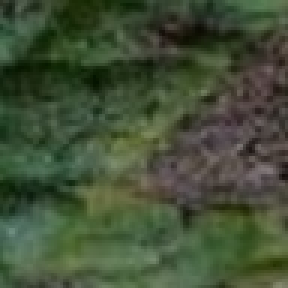
#> input picture tomato-disease-ai/patch_dataset/train/early_blight/0ae44a6c-1213-4312-a11b-c7c5d4e585d0___RS_Erly.B 9442_patch_5.jpg, 96 x 96 px, found by its file name (shown 3 times larger); its folder holds only this picture in this run
$ python segment_all_images.py
#> lines starting #> are read from the running program, lines starting #| are printed output that depends on the picture; after the words box and inside, x2 and y2 are one past the last pixel; in counts of white or black regions, pixels touching at a corner belong together
#> in process_split, img is the input picture: shape (96, 96, 3); mean B, G, R 54.5, 79.3, 66
import os
import cv2
import numpy as np

# =========================
# PATHS
# =========================
RAW_DATASET = "../dataset"
SEG_DATASET = "../segmented_dataset"

IMG_SIZE = 224

# =========================
# SIMPLE BUT EFFECTIVE LEAF SEGMENTATION
# (No deep learning yet — safe first step)
# =========================
def segment_leaf(image):
    hsv = cv2.cvtColor(image, cv2.COLOR_BGR2HSV)
#> hsv: shape (224, 224, 3); mean H, S, V 46.1, 89.6, 80.7

    # green range for leaves
    lower_green = np.array([25, 40, 40])
    upper_green = np.array([85, 255, 255])

    mask = cv2.inRange(hsv, lower_green, upper_green)
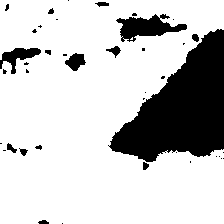
#> mask: shape (224, 224); 78.8% white; 40 black regions (26 under 20 px), largest, box (x1, y1, x2, y2) and area: (108, 29, 224, 162) 8412, (116, 14, 187, 42) 1018, (0, 48, 41, 74) 442

    kernel = np.ones((5, 5), np.uint8)
    mask = cv2.morphologyEx(mask, cv2.MORPH_CLOSE, kernel)
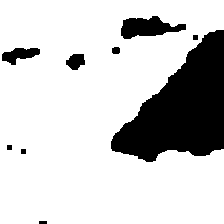
#> mask: shape (224, 224); 80% white; 9 black regions, largest, box (x1, y1, x2, y2) and area: (111, 30, 224, 162) 8361, (121, 16, 186, 39) 905, (2, 48, 40, 65) 378
    mask = cv2.morphologyEx(mask, cv2.MORPH_OPEN, kernel)
#> mask: shape (224, 224); 79.9% white; 8 black regions, largest, box (x1, y1, x2, y2) and area: (111, 30, 224, 162) 8409, (121, 16, 186, 39) 914, (0, 48, 40, 65) 396

    segmented = cv2.bitwise_and(image, image, mask=mask)
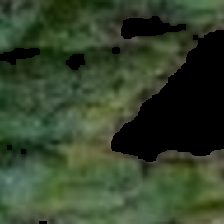
#> segmented: shape (224, 224, 3); mean B, G, R 42.7, 66.2, 51.7
    return segmented

# =========================
# PROCESS DATASET
# =========================
def process_split(split):
    input_root = os.path.join(RAW_DATASET, split)
    output_root = os.path.join(SEG_DATASET, split)

    os.makedirs(output_root, exist_ok=True)

    for disease in os.listdir(input_root):
        in_dir = os.path.join(input_root, disease)
        out_dir = os.path.join(output_root, disease)

        os.makedirs(out_dir, exist_ok=True)

        for img_name in os.listdir(in_dir):
            img_path = os.path.join(in_dir, img_name)
            img = cv2.imread(img_path)

            if img is None:
                continue

            img = cv2.resize(img, (IMG_SIZE, IMG_SIZE))
            segmented = segment_leaf(img)

            cv2.imwrite(os.path.join(out_dir, img_name), segmented)
#> pass 2 of the loop in process_split, `for disease in os.listdir(input_root):`:
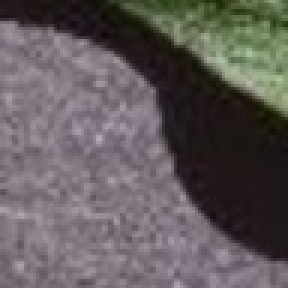
#> input picture tomato-disease-ai/patch_dataset/train/healthy/466832f0-bff9-4766-a597-dc89880a7b4a___RS_HL 0111_patch_22.jpg, 96 x 96 px, found by its file name (shown 3 times larger)
#> in process_split, img is the input picture: shape (96, 96, 3); mean B, G, R 92, 90.4, 97.5
#> img: shape (224, 224, 3)
#> hsv: shape (224, 224, 3); mean H, S, V 122.5, 47.8, 99.4
#> in segment_leaf (call 2), `mask = cv2.inRange(hsv, lower_green, upper_green)`:
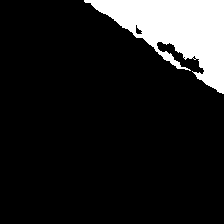
#> mask: shape (224, 224); 12.6% white; 1 white region, box (x1, y1, x2, y2) and area: (84, 0, 224, 94) 6321
#> in segment_leaf (call 2), `segmented = cv2.bitwise_and(image, image, mask=mask)`:
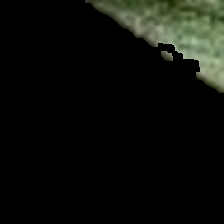
#> segmented: shape (224, 224, 3); mean B, G, R 10.3, 14.5, 12.6

if __name__ == "__main__":
    print("Starting segmentation...")
    process_split("train")
    process_split("val")
#> (the run stopped early here; a loop or call above may not have finished)
